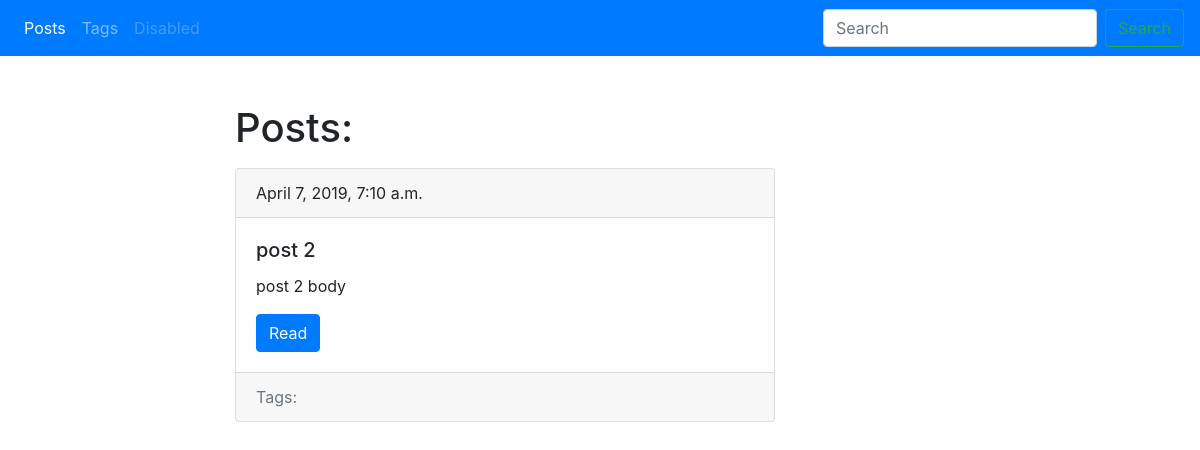
/blog/, run on an earlier commit of the app's database.
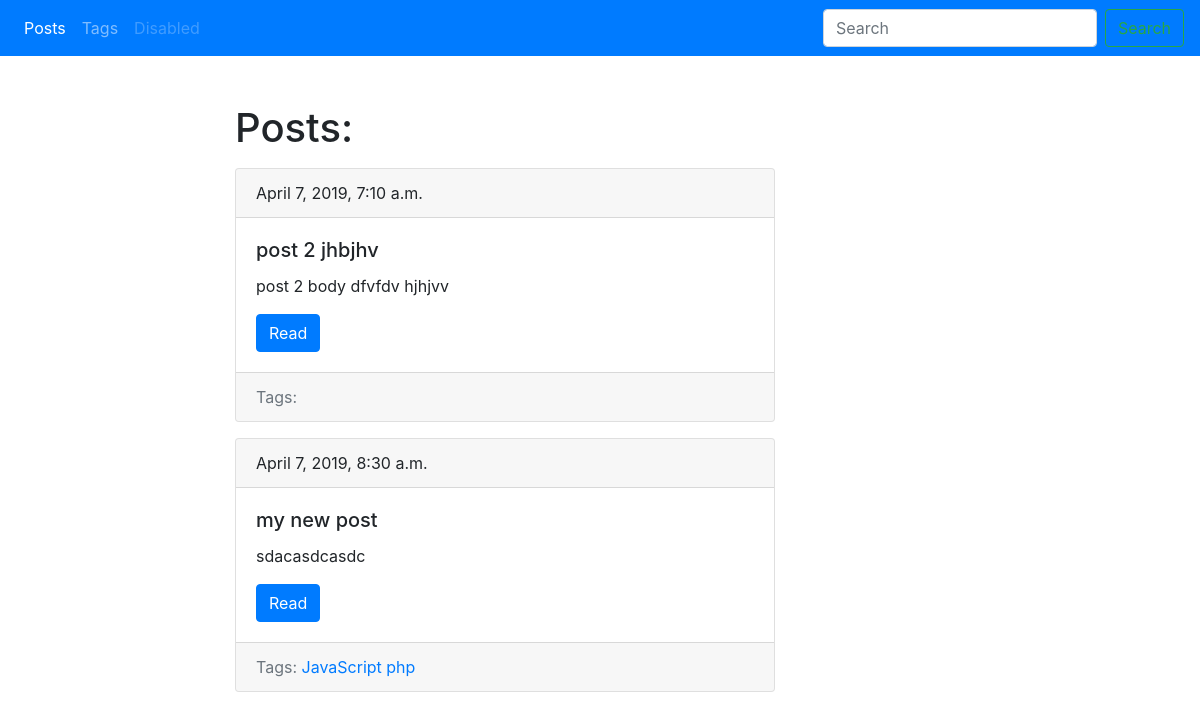
And on a later commit of the database.
### blog/models.py (models this page shows, shortened)
class Post(models.Model):
    title = models.CharField(max_length=150, db_index=True)
    slug = models.SlugField(max_length=150, blank=True, unique=True)
    body = models.TextField(blank=True, db_index=True)
    tags = models.ManyToManyField('Tag', blank=True, related_name='posts')
    date_pub = models.DateTimeField(auto_now_add=True)
    def get_absolute_url(self):
        return reverse('post_detail_url', kwargs={'slug': self.slug})

class Tag(models.Model):
    title = models.CharField(max_length=50)
    slug = models.CharField(max_length=50, unique=True)
    def get_absolute_url(self):
        return reverse('tag_detail_url', kwargs={'slug': self.slug})

### blog/views.py (the view)
# urls.py: path('', posts_list, name='posts_list_url'),
def posts_list(request):
    posts = Post.objects.all()
    return render(request, 'blog/index.html', context={'posts': posts})

### blog/templates/blog/index.html (shortened to what this page needs)
{% extends 'blog/base_blog.html' %}
{% block content %}
  <h1 class="mb-3">Posts:</h1>
  {% for post in posts %}
      {% include 'blog/includes/post_card_template.html' %}
  {% endfor %}
{% endblock %}

### blog/templates/blog/includes/post_card_template.html
<div class="card mb-3">
    <div class="card-header">
        {{ post.date_pub }}
    </div>
    <div class="card-body">
        <h5 class="card-title"> {{ post.title }} </h5>
        <p class="card-text"> {{ post.body|truncatewords:15 }} </p>
        <a href="{{ post.get_absolute_url }}" class="btn btn-primary">Read</a>
    </div>
    <div class="card-footer text-muted">
        Tags:
        {% for tag in post.tags.all %}
            <a href="{{ tag.get_absolute_url }}">{{ tag.title }}</a>
        {% endfor %}
    </div>
</div>

What changed in the data, as far as the page shows it:
changed Post: title "post 2" → "post 2 jhbjhv"; body "post 2 body" → "post 2 body dfvfdv hjhjvv"
added Post: date_pub "April 7, 2019, 8:30 a.m.", title "my new post", body "sdacasdcasdc"
now on this page (row unchanged): Tag: title "JavaScript"
now on this page (row unchanged): Tag: title "php"
